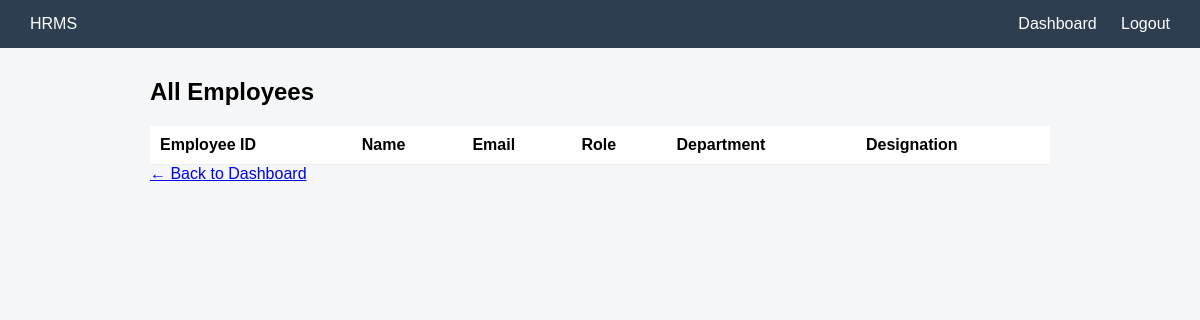
Before: /employees/ (signed in) with the older database file.
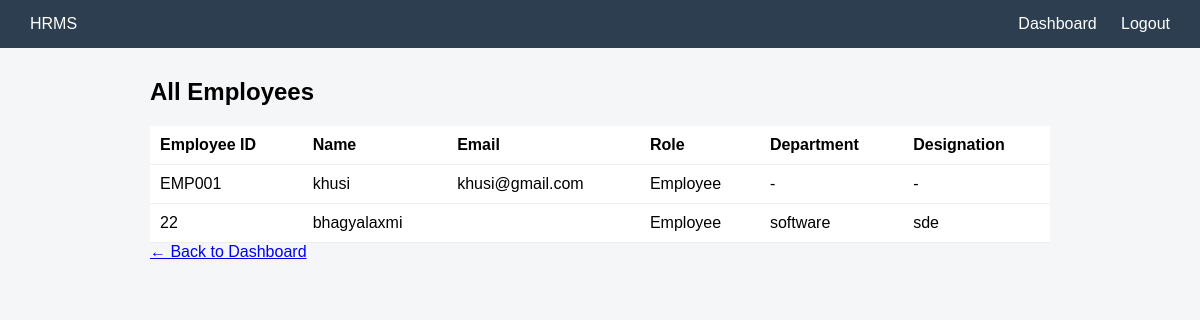
After: the same page with the newer database file.
### app/models.py (models this page shows, shortened)
class Profile(models.Model):
    ROLE_CHOICES = (
        ('admin', 'Admin/HR'),
        ('employee', 'Employee'),
    )
    user = models.OneToOneField(User, on_delete=models.CASCADE)
    employee_id = models.CharField(max_length=10, unique=True, blank=True)
    role = models.CharField(max_length=10, choices=ROLE_CHOICES, default='employee')
    phone = models.CharField(max_length=15, blank=True, null=True)
    address = models.TextField(blank=True, null=True)
    designation = models.CharField(max_length=100, blank=True, null=True)
    department = models.CharField(max_length=100, blank=True, null=True)
    date_joined = models.DateField(default=timezone.now)
    profile_picture = models.ImageField(upload_to='profile_pics/', blank=True, null=True)

### app/views.py (the view)
# urls.py: path('employees/', views.employee_list_view, name='employee_list'),
@login_required
def employee_list_view(request):
    profiles = Profile.objects.select_related('user').all()
    return render(request, 'employee_list.html', {'profiles': profiles})

### templates/employee_list.html (shortened to what this page needs)
{% extends 'base.html' %}
{% block content %}
<h2>All Employees</h2>
<table class="data-table">
    <tr>
        <th>Employee ID</th>
        <th>Name</th>
        <th>Email</th>
        <th>Role</th>
        <th>Department</th>
        <th>Designation</th>
    </tr>
    {% for profile in profiles %}
    <tr>
        <td>{{ profile.employee_id }}</td>
        <td>{{ profile.user.username }}</td>
        <td>{{ profile.user.email }}</td>
        <td>{{ profile.get_role_display }}</td>
        <td>{{ profile.department|default:"-" }}</td>
        <td>{{ profile.designation|default:"-" }}</td>
    </tr>
    {% endfor %}
</table>
<a href="{% url 'dashboard' %}">← Back to Dashboard</a>
{% endblock %}

Changed rows visible on the page:
added Profile: employee_id "EMP001", user.username "khusi", user.email "khusi@gmail.com", role "Employee", department "-", designation "-"
added Profile: employee_id "22", user.username "bhagyalaxmi", role "Employee", department "software", designation "sde"
